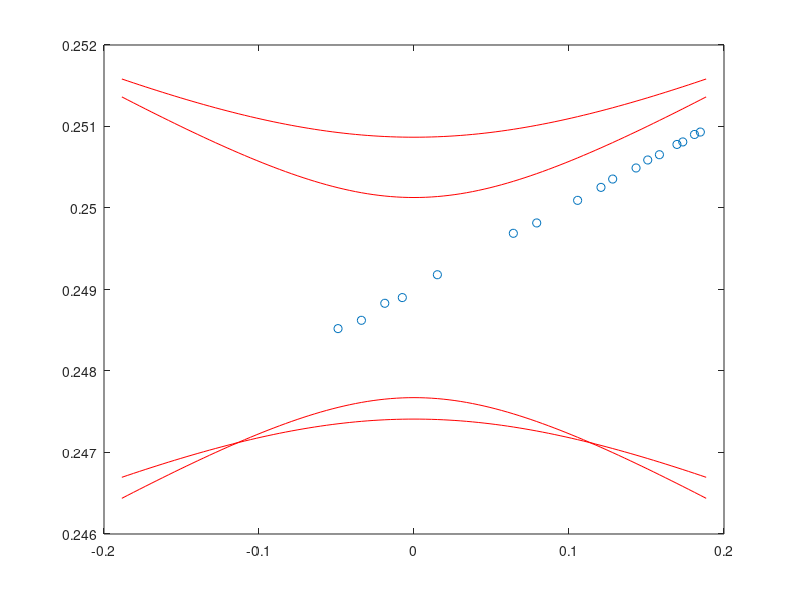

Write MATLAB code to recreate this figure.
% Parameters 
v = 0.3283 
U = 0.0207 
omega0 = 0.2413+0.0053 
domega = -omega0*0.55*(0.764-0.8)
dv = -v*0.37*(0.764-0.8)

Delta = 0.2*U 
V1 = U 
V2 = U 

% The gap we calculate the edge state 
gap = 3 

% The array of genuine momemta 
Nk = 101 
k_array = linspace(-0.25,0.25,Nk); 

% The array of synthetic momenta 
Nq = 101
q_array = linspace(-0.03*2*pi,0.03*2*pi,Nq);

% Criterion for 0 
epsilon = 1e-5

% Number of E values 
NE = 501 

% Small incriment in band edge 
epsilonE = 1e-2

% Diagonal matrix of v 
Hv = diag([v,-v,v+dv,-v-dv,v,-v]);

% Array of obstructed bands (corresponding to the transmission spectrum)
allEmax = zeros(Nq,1);
allEmin = zeros(Nq,1);

% Array of bulk bands (closest bands)
bulk1 = zeros(Nq,1);
bulk2 = zeros(Nq,1);

% Initialize the array of edge state (k,E)
edge_state = [];

%%%%% ===================================================================================
%%%%% FUNCTION: Ha 
function Ha = H_a(q1,q2,domega,U1,U2,U3,V1,V2)
    Ha = [0,U1*exp(i*q1),V1,0,0,0;
          U1*exp(-i*q1),0,0,V1,0,0;
          V1,0,domega,U2,V2,0;
          0,V1,U2,domega,0,V2;
          0,0,V2,0,0,U3*exp(-i*q2);
          0,0,0,V2,U3*exp(i*q2),0];
end 

%%%%% ===================================================================================
%%%%% FUNCTION: Calculate the k-eigenvalues and k-eigenvectors for one side 
function [kvecs,kvals] = kPolyEig(E,q1,q2,domega,U,Delta,V1,V2,Hv)
    %%% The one-side bulk Hamiltonian 
    Ha = H_a(q1,q2,domega,U,U+Delta,U,V1,V2);

    %%% Solve the generalized eigenvalue problem A*x=k*B*x 
    % Method 1: Using the eig function
    %A = Ha-E*eye(6);
    %B = -Hv;  
    %[kvecs,kvals] = eig(A,B)

    % Method 2: Using the polyeig function 
    A0 = Ha-E*eye(6);
    A1 = Hv;
    [kvecs,kvals] = eig(A0,A1);

    %%% Move the arguments to the range 0 <= argument < 2*pi
    arg_array = zeros(6,1); 
    
    for j=1:6 
        arg_array(j) = arg(kvals(j,j));

        if (arg_array(j) < 0)
            arg_array(j) = arg_array(j)+2*pi;
        end % IF
    end % j-loop      

    %%% Rearrange kvecs and kvals in increasing order of argument
    [arg_list,ind] = sort(arg_array)
    kvals = kvals(ind,ind) % ATTENTION! kvals is a 6x6 matrix 
    kvecs = kvecs(:,ind);
    kvecs = kvecs./norm(kvecs,'Fro','cols'); % Frobenius norm summed over columns 
end 

%%%%% ===================================================================================
%%%%% Scan over the q_array 
for iq = 1:Nq 
    %%%%% The synthetic momneta 
    q1 = q_array(iq);
    q2 = -q1;

    %%% ==================================================================================
    %%% The left-hand side

    % The matrix Ha 
    Ha = H_a(q1,q2,domega,U,U+Delta,U,V1,V2); 

    % The arrays of left bands 
    EL = zeros(Nk,6);

    % Scan over k_array and diagonalize the Hamiltonian 
    for ik = 1:Nk 
        % The genuine momentum 
        k = k_array(ik);

        % The Hamiltonian 
        H = Hv*k + Ha;

        % Diagonalize the Hamiltonian 
        [Vec,D] = eig(H);
        [eigval,ind] = sort(diag(D));
        eigval = real(eigval);
        Ds = D(ind,ind);
        eigvec = Vec(:,ind);

        % Save the eigenvalues to the array EL 
        EL(ik,:) = eigval;
    end  % ik-loop 

    %%% ==================================================================================
    %%% The right-hand side

    % The matrix Ha 
    Ha = H_a(q1,q2,domega,U,U-Delta,U,V1,V2); 

    % The arrays of right bands 
    ER = zeros(Nk,6);

    % Scan over k_array and diagonalize the Hamiltonian 
    for ik = 1:Nk 
        % The genuine momentum 
        k = k_array(ik);

        % The Hamiltonian 
        H = Hv*k + Ha;

        % Diagonalize the Hamiltonian 
        [Vec,D] = eig(H);
        [eigval,ind] = sort(diag(D));
        eigval = real(eigval);
        Ds = D(ind,ind);
        eigvec = Vec(:,ind);

        % Save the eigenvalues to the array ER 
        ER(ik,:) = eigval;
    end  % ik-loop

    %%%%% ==============================================================================
    %%% Calculate the obstructed bands 
    allEmax(iq) = max( min(EL(:,gap+1)), min(ER(:,gap+1)) );
    allEmin(iq) = min( max(EL(:,gap)), max(ER(:,gap))  );

    %%% Calculate the bulk bands 
    bulk1(iq) = min( min(EL(:,gap+1)), min(ER(:,gap+1)) ); 
    bulk2(iq) = max( max(EL(:,gap)), max(ER(:,gap)) );

    %%%%% ===============================================================================
    %%%%% Calculate the edge states at the synthetic momentum q 
    %%% Array of energy 
    E_array = linspace(bulk2(iq)+epsilonE,bulk1(iq)-epsilonE,NE);

    %%%%% Scan the energy array E_array 
    for iE = 1:NE 
        % The energy 
        E = E_array(iE); 

        % The matrix of eigenstates 
        W = zeros(6);

        %%% Left-hand Hamiltonian 
        %Ha = H_a(q1,q2,domega,U,U+Delta,U,V1,V2);

        % Solve the generalized eigenvalue problem A*x=k*B*x 
        %A = Ha-E*eye(6);
        %B = -Hv; 
        %[kvecs,kvals] = eig(A,B); 

        %%% Left-hand Hamiltonian 
        printf("Left-hand Hamiltonian\n");
        [WL,kL] = kPolyEig(E,q1,q2,domega,U,Delta,V1,V2,Hv); 
        %kL
        %WL 

        %%% Right-hand Hamiltonian
        printf("Right-hand Hamiltonian\n");
        [WR,kR] = kPolyEig(E,q1,q2,domega,U,-Delta,V1,V2,Hv); 
        %kR  
        %WR  

        %%% Combine WL and WR to the matrix of eigenstates 
        W(:,1:3) = WL(:,1:3);
        W(:,4:6) = -WR(:,4:6);

        %%% The determinant of W 
        S = abs(det(W))

        if (S < epsilon)
            edge_state = [edge_state;[q1,E]];
        end % IF 

    end 
end % iq-loop 

%%%%% ===================================================================================
%%%%% Plot the figure 
figure(1)
plot(q_array,allEmin+omega0,color='red'); hold on;
plot(q_array,allEmax+omega0,color='red');
plot(q_array,bulk1+omega0,color='red');
plot(q_array,bulk2+omega0,color='red');
scatter(edge_state(:,1),edge_state(:,2)+omega0);
hold off;
saveas(1,'transmission.png')